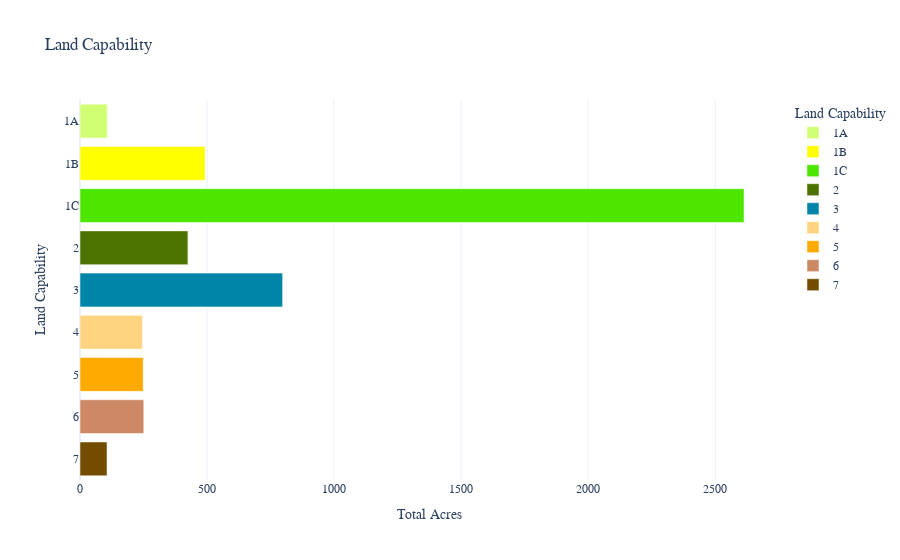

Notebook code for this chart:
### Code cell
df.sort_values(by="Land Capability")

colors = ['#D1FF73','#FFFF00','#4CE600','#4C7300', 
          '#0084A8', '#FFD37F','#FFAA00','#CD8966', '#734C00']

fig = px.bar(df, y="Land Capability", x="Total Acres", color="Land Capability", 
             orientation="h", hover_name="Land Capability",
             color_discrete_sequence=colors ,
             title="Land Capability"
            )

fig.update_traces(hovertemplate='%{y}<br>%{x:,.0f} acres<extra></extra>')

fig.update_layout(font_family=font, template=template, showlegend=True)
fig.show()

### Figure 1 — Plotly figure (JSON) as saved in the notebook; plotly's stock layout.template omitted (floating-point values rounded to 4 significant figures)
{"data": [{"alignmentgroup": "True", "hovertemplate": "%{y}<br>%{x:,.0f} acres<extra></extra>", "hovertext": ["1A"], "legendgroup": "1A", "marker": {"color": "#D1FF73", "pattern": {"shape": ""}}, "name": "1A", "offsetgroup": "1A", "orientation": "h", "showlegend": true, "textposition": "auto", "type": "bar", "x": [107.1], "xaxis": "x", "y": ["1A"], "yaxis": "y"}, {"alignmentgroup": "True", "hovertemplate": "%{y}<br>%{x:,.0f} acres<extra></extra>", "hovertext": ["1B"], "legendgroup": "1B", "marker": {"color": "#FFFF00", "pattern": {"shape": ""}}, "name": "1B", "offsetgroup": "1B", "orientation": "h", "showlegend": true, "textposition": "auto", "type": "bar", "x": [492.5], "xaxis": "x", "y": ["1B"], "yaxis": "y"}, {"alignmentgroup": "True", "hovertemplate": "%{y}<br>%{x:,.0f} acres<extra></extra>", "hovertext": ["1C"], "legendgroup": "1C", "marker": {"color": "#4CE600", "pattern": {"shape": ""}}, "name": "1C", "offsetgroup": "1C", "orientation": "h", "showlegend": true, "textposition": "auto", "type": "bar", "x": [2614.0], "xaxis": "x", "y": ["1C"], "yaxis": "y"}, {"alignmentgroup": "True", "hovertemplate": "%{y}<br>%{x:,.0f} acres<extra></extra>", "hovertext": ["2"], "legendgroup": "2", "marker": {"color": "#4C7300", "pattern": {"shape": ""}}, "name": "2", "offsetgroup": "2", "orientation": "h", "showlegend": true, "textposition": "auto", "type": "bar", "x": [424.7], "xaxis": "x", "y": ["2"], "yaxis": "y"}, {"alignmentgroup": "True", "hovertemplate": "%{y}<br>%{x:,.0f} acres<extra></extra>", "hovertext": ["3"], "legendgroup": "3", "marker": {"color": "#0084A8", "pattern": {"shape": ""}}, "name": "3", "offsetgroup": "3", "orientation": "h", "showlegend": true, "textposition": "auto", "type": "bar", "x": [797.5], "xaxis": "x", "y": ["3"], "yaxis": "y"}, {"alignmentgroup": "True", "hovertemplate": "%{y}<br>%{x:,.0f} acres<extra></extra>", "hovertext": ["4"], "legendgroup": "4", "marker": {"color": "#FFD37F", "pattern": {"shape": ""}}, "name": "4", "offsetgroup": "4", "orientation": "h", "showlegend": true, "textposition": "auto", "type": "bar", "x": [245.6], "xaxis": "x", "y": ["4"], "yaxis": "y"}, {"alignmentgroup": "True", "hovertemplate": "%{y}<br>%{x:,.0f} acres<extra></extra>", "hovertext": ["5"], "legendgroup": "5", "marker": {"color": "#FFAA00", "pattern": {"shape": ""}}, "name": "5", "offsetgroup": "5", "orientation": "h", "showlegend": true, "textposition": "auto", "type": "bar", "x": [248.8], "xaxis": "x", "y": ["5"], "yaxis": "y"}, {"alignmentgroup": "True", "hovertemplate": "%{y}<br>%{x:,.0f} acres<extra></extra>", "hovertext": ["6"], "legendgroup": "6", "marker": {"color": "#CD8966", "pattern": {"shape": ""}}, "name": "6", "offsetgroup": "6", "orientation": "h", "showlegend": true, "textposition": "auto", "type": "bar", "x": [251.0], "xaxis": "x", "y": ["6"], "yaxis": "y"}, {"alignmentgroup": "True", "hovertemplate": "%{y}<br>%{x:,.0f} acres<extra></extra>", "hovertext": ["7"], "legendgroup": "7", "marker": {"color": "#734C00", "pattern": {"shape": ""}}, "name": "7", "offsetgroup": "7", "orientation": "h", "showlegend": true, "textposition": "auto", "type": "bar", "x": [106.3], "xaxis": "x", "y": ["7"], "yaxis": "y"}], "layout": {"barmode": "relative", "font": {"family": "Calibri"}, "legend": {"title": {"text": "Land Capability"}, "tracegroupgap": 0}, "showlegend": true, "title": {"text": "Land Capability"}, "xaxis": {"anchor": "y", "domain": [0, 1], "title": {"text": "Total Acres"}}, "yaxis": {"anchor": "x", "categoryarray": [null, "7", "6", "5", "4", "3", "2", "1C", "1B", "1A"], "categoryorder": "array", "domain": [0, 1], "title": {"text": "Land Capability"}}}}
